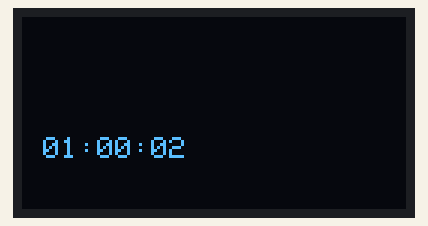
This sketch was run on a simulated ESP8266 (NodeMCU). Parts: 128×64 one-colour display. The OLED is the two-colour kind (top 16 rows yellow); WiFi joins after 1.5 s; servers stay silent unless stated; network time is answered at once with the bench clock; the local clock reads 2024-03-15 10:24:30 at power-on unless the sketch sets it; what the sketch prints to the serial monitor is not drawn.

Above: at 2.3 s.
At 3.4 s:
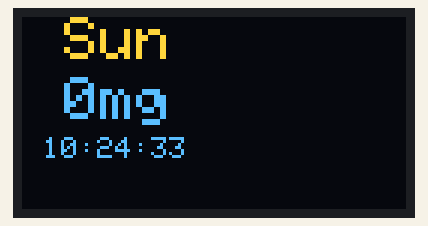
At 11.6 s:
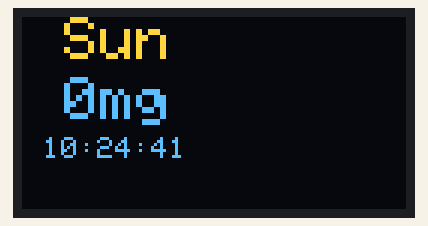
At 20.8 s:
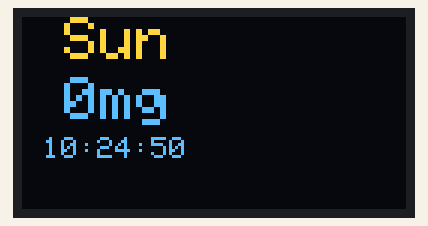
At 28.0 s:
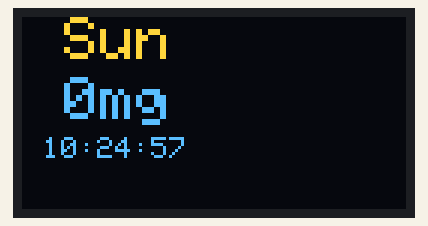
At 38.2 s:
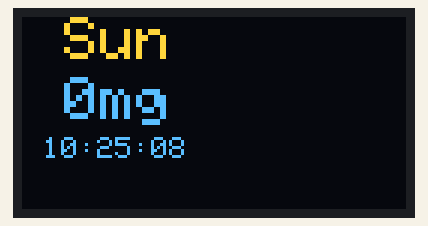

The sketch:

arduino.ino
```cpp
#include <ESP8266WiFi.h>
#include <WiFiUdp.h>
#include <NTPClient.h>

#include "SPI.h"
#include "Wire.h"
#include "Adafruit_GFX.h"
#include "Adafruit_SSD1306.h"
#include <ESP8266HTTPClient.h>

int Test = 1;
const char *ssid     = "YOUR-SSID";
const char *password = "YOUR-PASSWORD";

#define OLED_RESET 0  // GPIO0
Adafruit_SSD1306 display(OLED_RESET);

WiFiUDP ntpUDP;

// Change this depending on your location
NTPClient timeClient(ntpUDP, "2.uk.pool.ntp.org", 3600, 60000);
String Day = "Sun";
String Dose = "0mg";

void calculateDay() {
  // Subroutine to convert the Day
    Serial.print("Today is day: ");
    Serial.println(timeClient.getDay());
    if (timeClient.getDay() == 0) {
    Day = "Wed";
    }
    else if (timeClient.getDay() == 1) {
      Day = "Thu";
      }
    else if (timeClient.getDay() == 2) {
      Day = "Fri";
      }
    else if (timeClient.getDay() == 3) {
      Day = "Sat";
      }
    else if (timeClient.getDay() == 4) {
      Day = "Sun";
      }
    else if (timeClient.getDay() == 5) {
      Day = "Mon";
      }
    else if (timeClient.getDay() == 6) {
      Day = "Tue";
      } else {
    Serial.println("Error calculating day!");
    display.println("Error!");
    }
}

void fetchDose() {
 // Fetch the amount of warferin from a webpage.
    HTTPClient http;

    Serial.print("[HTTP] begin...\n");
    // configure the URL where we can pull the dosage from. Might
    // Also, if you don't want anyone to see it, it's a good idea to
    // create a long, random webpage name.
    http.begin("YOUR URL TO THE DOSE SCRIPT"); //HTTP

    Serial.print("[HTTP] GET...\n");
    // start connection and send HTTP header
    int httpCode = http.GET();
  // httpCode will be negative on error
  if (httpCode > 0) {
    // HTTP header has been send and Server response header has been handled
    Serial.printf("[HTTP] GET... code: %d\n", httpCode);
    // file found at server
    if (httpCode == HTTP_CODE_OK) {
      Dose = http.getString();
      Serial.println("Dosage updated!");
      Serial.println(Dose);


    }
  } else {
    Serial.printf("[HTTP] GET... failed, error: %s\n", http.errorToString(httpCode).c_str());
  }
}

void setup(){
  Serial.begin(115200);

  WiFi.begin(ssid, password);

  while ( WiFi.status() != WL_CONNECTED ) {
    delay ( 1000 );
    Serial.print ( "." );
  }
  timeClient.begin();
  display.begin(SSD1306_SWITCHCAPVCC, 0x3C);
  // init done

  display.clearDisplay();
  display.setTextSize(2);
  display.setTextColor(WHITE);
  display.setCursor(13,0);
  calculateDay();
  fetchDose();
  display.setTextSize(1);
  display.setCursor(7,40);
  display.println(timeClient.getFormattedTime());
  display.display();
  //Serial.println(dose);
  delay(1000);
}

void loop() {
  timeClient.update();
if (timeClient.getFormattedTime() == "00:00:00") {
  display.clearDisplay();
  display.setTextSize(2);
  display.setTextColor(WHITE);
  display.setCursor(13,0);
  calculateDay();
  fetchDose();
  display.setTextSize(1);
  display.setCursor(7,40);
  display.println(timeClient.getFormattedTime());
  display.display();

 } else {
  display.clearDisplay();
  display.setTextSize(2);
  display.setTextColor(WHITE);
  display.setCursor(14,0);
  display.println(Day);
  display.setCursor(14,20);
  display.println(Dose);
  display.setTextSize(1);
  display.setCursor(7,40);
  display.println(timeClient.getFormattedTime());
  display.display();
 }
  delay(1000);
}
```

Measured:
- what the display in image 0 shows lasts 1.0 s, from 2.3 s to 3.3 s
- what the display in image 1 shows lasts 1.0 s, from 3.3 s to 4.3 s
